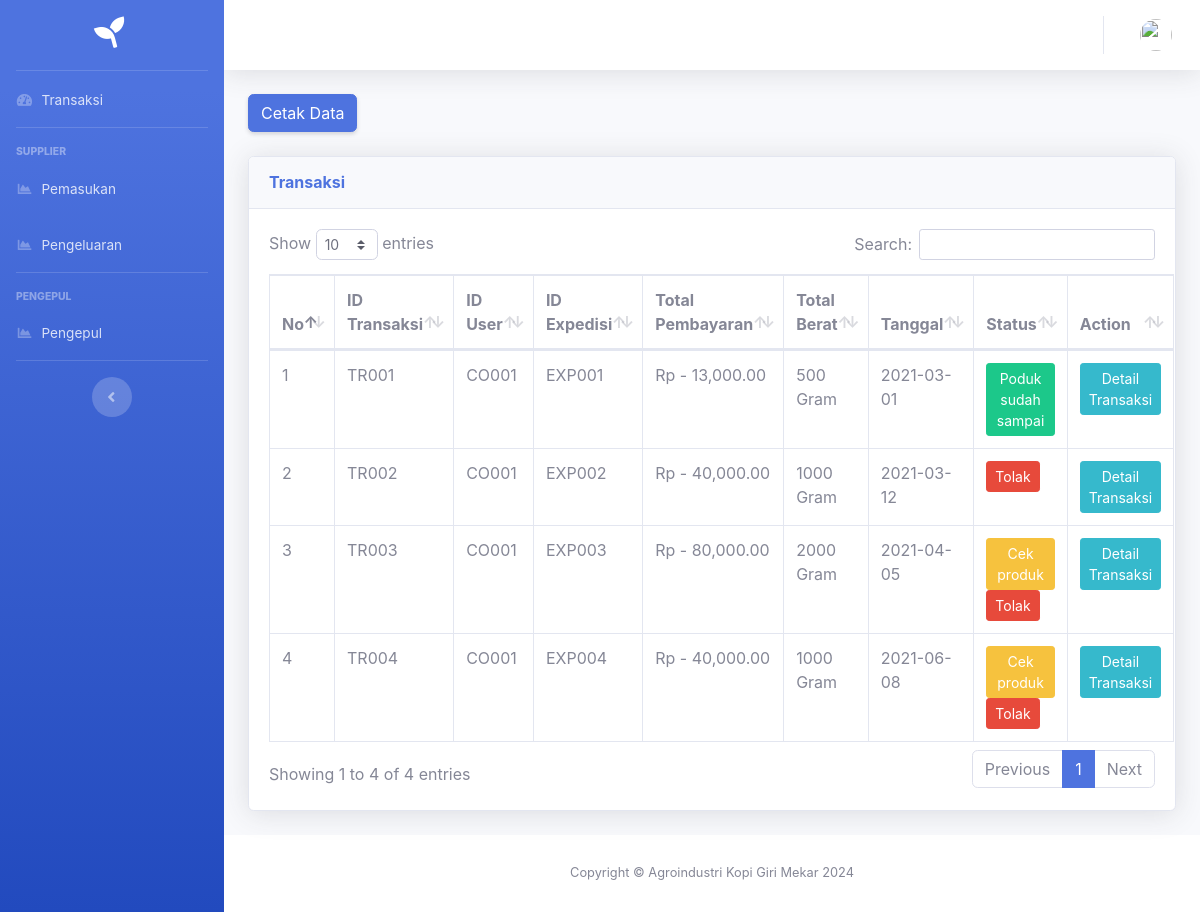
Screenshot of /index.php/gudang/transaksi with the database file from the repository.
### tables this page shows
CREATE TABLE `transaksi` (
  `id_transaksi` varchar(128) NOT NULL,
  `id_user` varchar(128) NOT NULL,
  `id_expedisi` varchar(128) NOT NULL,
  `total_pembayaran` double NOT NULL,
  `total_berat` double NOT NULL,
  `tanggal` varchar(128) NOT NULL,
  `status` int(5) NOT NULL
);

### application/controllers/Gudang.php (called while the page is built, shortened)
<?php
class Gudang extends CI_Controller {
public function __construct()
	{
		$this->load->library('form_validation');
		$this->load->model('M_Suplier');
		$this->load->model('Cetak_Model');
	}
public function transaksi()
	{
		$data['admin_gudang'] = $this->db->get_where('admin_gudang', ['email' => $_SESSION['admin_gudang']['email']])->row_array();
		$data['transaksi'] = $this->db->get_where('transaksi')->result_array();
		$this->load->view('template/gudang/header', $data);
		$this->load->view('template/gudang/sidebar', $data);
		$this->load->view('template/gudang/topbar', $data);
		$this->load->view('gudang/transaksi', $data);
		$this->load->view('template/gudang/footer', $data);
	}
}

### index.php (called while the page is built, shortened)
<?php
require_once BASEPATH.'core/CodeIgniter.php';

### application/views/gudang/transaksi.php (the view, shortened to what this page needs)
  <div class="container-fluid">
    <div class="d-sm-flex align-items-center justify-content-between mb-4">
       <button type="button" class="btn btn-primary d-none d-sm-inline-block shadow-sm" data-toggle="modal" data-target="#TransaksiModal">
      Cetak Data
      </button>
    </div>
    <div class="row">
      <div class="col-xl-12 col-lg-7">
        <div class="card shadow mb-4">
          <div class="card-header py-3 d-flex flex-row align-items-center justify-content-between">
            <h6 class="m-0 font-weight-bold text-primary">Transaksi</h6>
          </div>
          <div class="card-body">
            <table class="table table-bordered" id="dataTable" width="100%" cellspacing="0">
              <thead>
                <tr>
                  <th>No</th>
                  <th>ID Transaksi</th>
                  <th>ID User</th>
                  <th>ID Expedisi</th>
                  <th>Total Pembayaran</th>
                  <th>Total Berat</th>
                  <th>Tanggal</th>
                  <th>Status</th>
                  <th>Action</th>
                </tr>
              </thead>
              <tbody>
                <?php $i = 1; ?>
                <?php foreach($transaksi as $t): ?>
                    <tr>
                      <td scope="row"><?= $i; ?></td>
                      <td scope="row"><?= $t['id_transaksi']; ?></td>
                      <td scope="row"><?= $t['id_user']; ?></td>
                      <td scope="row"><?= $t['id_expedisi']; ?></td>
                      <td scope="row"> Rp - <?=number_format($t['total_pembayaran'],2)?></td>
                      <td scope="row"><?= $t['total_berat']; ?> Gram</td>
                      <td scope="row"><?= $t['tanggal']; ?></td>
                      <td scope="row">
                        <?php if ($t['status'] == 0 ):?>
                          <a href="<?= base_url(); ?>gudang/cek_produk/<?= $t['id_transaksi']; ?>" class="btn btn-warning btn-sm">Cek produk</a>
                          <a href="<?= base_url() ; ?>gudang/tolak/<?= $t['id_transaksi']; ?>" class="btn btn-danger btn-sm">Tolak</a>
                        <?php elseif ($t['status'] == 1 ):?>
                          <a href="#" class="btn btn-success btn-sm">Poduk sudah di kirim</a>
                        <?php elseif ($t['status'] == 2 ) :?>
                          <div class="btn btn-success btn-sm">Poduk sudah sampai</div>
                        <?php else : ?>
                          <div class="btn btn-danger btn-sm">Tolak</div>
                        <?php endif;?>
                      </td>
                      <td scope="row">
                        <?php if ($t['status'] == 2 ): ?>
                          <a href="<?= base_url(); ?>gudang/detail_transaksi/<?= $t['id_transaksi']; ?>" class="btn btn-info btn-sm">Detail Transaksi</a>
                        <?php else: ?>
                          <a href="<?= base_url(); ?>gudang/detail_transaksi/<?= $t['id_transaksi']; ?>" class="btn btn-info btn-sm">Detail Transaksi</a>
                        <?php endif; ?>
                      </td>
                    </tr>
                <?php $i++; ?>
                <?php endforeach;?>
              </tbody>
            </table>
          </div>
        </div>
      </div>
    </div>
  </div>
</div>

### rows the page displays
transaksi: id_transaksi "TR001", id_user "CO001", id_expedisi "EXP001", total_pembayaran "13,000.00", total_berat "500", tanggal "2021-03-01", status "Poduk sudah sampai"
transaksi: id_transaksi "TR002", id_user "CO001", id_expedisi "EXP002", total_pembayaran "40,000.00", total_berat "1000", tanggal "2021-03-12", status "Tolak"
transaksi: id_transaksi "TR003", id_user "CO001", id_expedisi "EXP003", total_pembayaran "80,000.00", total_berat "2000", tanggal "2021-04-05"
transaksi: id_transaksi "TR004", id_user "CO001", id_expedisi "EXP004", total_pembayaran "40,000.00", total_berat "1000", tanggal "2021-06-08"
